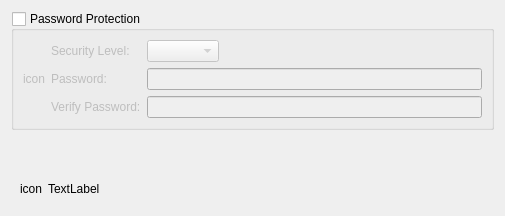
<?xml version="1.0" encoding="UTF-8"?>
<ui version="4.0">
 <author>Stefan Böhmann</author>
 <class>PasswordWidget</class>
 <widget class="QWidget" name="PasswordWidget">
  <property name="geometry">
   <rect>
    <x>0</x>
    <y>0</y>
    <width>505</width>
    <height>216</height>
   </rect>
  </property>
  <property name="sizePolicy">
   <sizepolicy hsizetype="Preferred" vsizetype="Minimum">
    <horstretch>0</horstretch>
    <verstretch>0</verstretch>
   </sizepolicy>
  </property>
  <layout class="QVBoxLayout" name="verticalLayout">
   <item>
    <widget class="QGroupBox" name="usePassword">
     <property name="title">
      <string>Password Protection</string>
     </property>
     <property name="checkable">
      <bool>true</bool>
     </property>
     <property name="checked">
      <bool>false</bool>
     </property>
     <layout class="QHBoxLayout" name="horizontalLayout">
      <item>
       <widget class="QLabel" name="iconLabel">
        <property name="text">
         <string>icon</string>
        </property>
       </widget>
      </item>
      <item>
       <layout class="QFormLayout" name="formLayout">
        <property name="fieldGrowthPolicy">
         <enum>QFormLayout::ExpandingFieldsGrow</enum>
        </property>
        <item row="0" column="0">
         <widget class="QLabel" name="label_4">
          <property name="text">
           <string>Security Level:</string>
          </property>
          <property name="buddy">
           <cstring>level</cstring>
          </property>
         </widget>
        </item>
        <item row="0" column="1">
         <widget class="KComboBox" name="level"/>
        </item>
        <item row="1" column="0">
         <widget class="QLabel" name="label_2">
          <property name="text">
           <string>Password:</string>
          </property>
          <property name="buddy">
           <cstring>pw1</cstring>
          </property>
         </widget>
        </item>
        <item row="1" column="1">
         <widget class="KLineEdit" name="pw1">
          <property name="echoMode">
           <enum>QLineEdit::Password</enum>
          </property>
         </widget>
        </item>
        <item row="2" column="0">
         <widget class="QLabel" name="label_3">
          <property name="text">
           <string>Verify Password:</string>
          </property>
          <property name="buddy">
           <cstring>pw2</cstring>
          </property>
         </widget>
        </item>
        <item row="2" column="1">
         <widget class="KLineEdit" name="pw2">
          <property name="echoMode">
           <enum>QLineEdit::Password</enum>
          </property>
         </widget>
        </item>
       </layout>
      </item>
     </layout>
    </widget>
   </item>
   <item>
    <spacer name="verticalSpacer">
     <property name="orientation">
      <enum>Qt::Vertical</enum>
     </property>
     <property name="sizeHint" stdset="0">
      <size>
       <width>20</width>
       <height>40</height>
      </size>
     </property>
    </spacer>
   </item>
   <item>
    <widget class="QFrame" name="messageWidget">
     <layout class="QHBoxLayout" name="horizontalLayout_2">
      <item>
       <widget class="QLabel" name="messageIcon">
        <property name="text">
         <string>icon</string>
        </property>
       </widget>
      </item>
      <item>
       <widget class="QLabel" name="messageLabel">
        <property name="sizePolicy">
         <sizepolicy hsizetype="Expanding" vsizetype="Preferred">
          <horstretch>0</horstretch>
          <verstretch>0</verstretch>
         </sizepolicy>
        </property>
        <property name="text">
         <string comment="KDE::DoNotExtract">TextLabel</string>
        </property>
       </widget>
      </item>
     </layout>
    </widget>
   </item>
  </layout>
 </widget>
 <customwidgets>
  <customwidget>
   <class>KComboBox</class>
   <extends>QComboBox</extends>
   <header>kcombobox.h</header>
  </customwidget>
  <customwidget>
   <class>KLineEdit</class>
   <extends>QLineEdit</extends>
   <header>klineedit.h</header>
  </customwidget>
 </customwidgets>
 <resources/>
 <connections/>
</ui>
